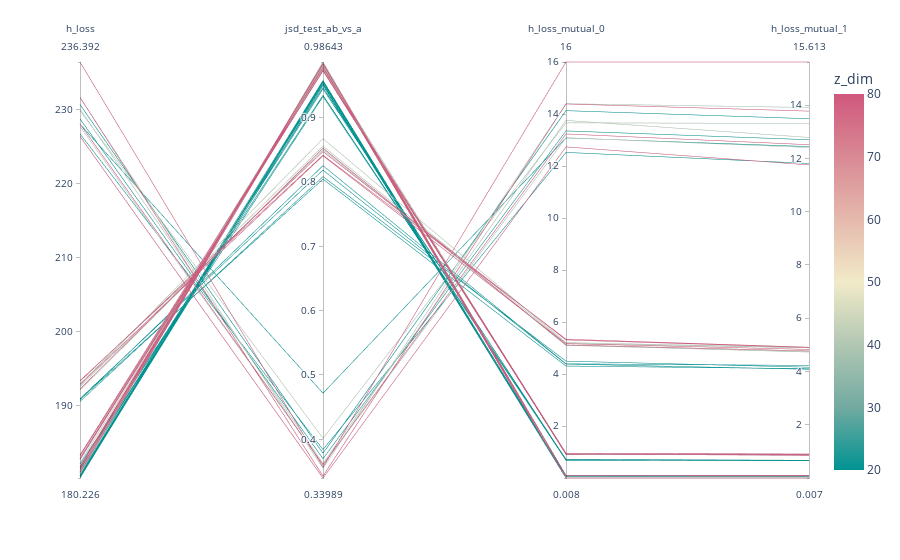

Write notebook code for a chart like this one.
### Code cell
fig = px.parallel_coordinates(df_plt, color="z_dim",
                              dimensions=['h_loss', 'jsd_test_ab_vs_a', 'h_loss_mutual_0', 'h_loss_mutual_1'],
                              color_continuous_scale=px.colors.diverging.Tealrose,
                              color_continuous_midpoint=50)
fig.show()
